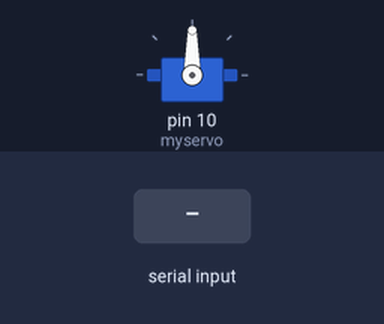
Bench run of a sketch on a simulated Arduino Uno, built with avr-gcc and run on an emulated ATmega328P. On the bench: servo. The test bench sets the inputs (shaded band). What the sketch prints to the serial monitor is not drawn.

Above: at 1.2 s.
1.3 s: "+" received over Serial
Timing chart, 0 to 4.3 s (numbered marks = the images above; inputs shaded):
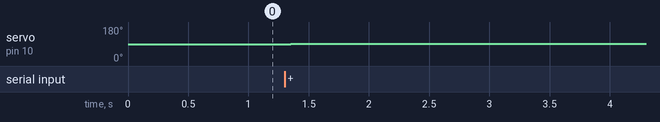

Measured:
- after the input at 1.3 s, servo on pin 10 (myservo): 90° → 91° after 0.05 s

The sketch:

TVC_Servo_Misalignment.ino
```cpp
#include <Servo.h>

Servo myservo;
int angle = 90;  // default center position
char input;

void setup() {
    myservo.attach(10);  // select your servo's input
    Serial.begin(9600);
}

void loop() {

  if(Serial.available()){
        input = Serial.read();

        if(input=='+'){
          angle = angle+1;
        }
        if(input=='-'){
          angle = angle-1;
        }
        Serial.println(angle);
    }
    delay(50);
    myservo.write(angle);
}
```
